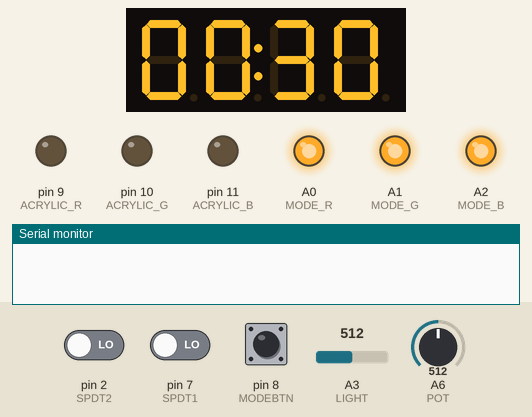
This sketch was run on a simulated Arduino Nano, built with avr-gcc and run on an emulated ATmega328P. On the bench: 4-digit seven-segment display, output pins drawn as LEDs (lit = HIGH), the last lines printed to the serial monitor. Inputs (shaded band) come from the test bench; at power-on: pin 8 (MODEBTN) LOW, A6 (POT) = 512, pin 2 (SPDT2) LOW, pin 7 (SPDT1) LOW, A3 (LIGHT) = 512.

Above: at 1.2 s.
1.3 s: pin 8 (MODEBTN) pulled HIGH for 0.15 s
At 1.9 s:
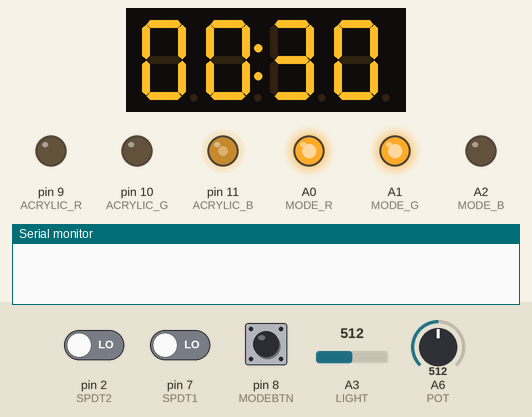
2.9 s: A6 (POT) set to 716
At 4.1 s:
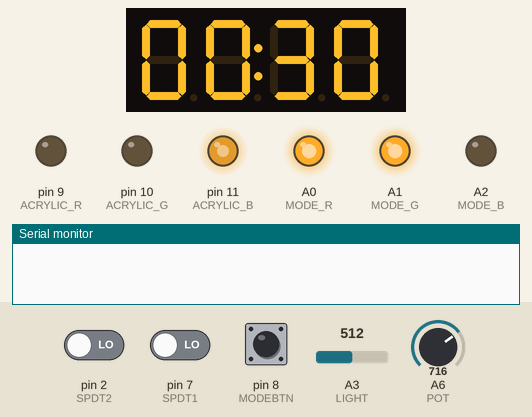
4.4 s: pin 2 (SPDT2) driven HIGH
At 5.1 s:
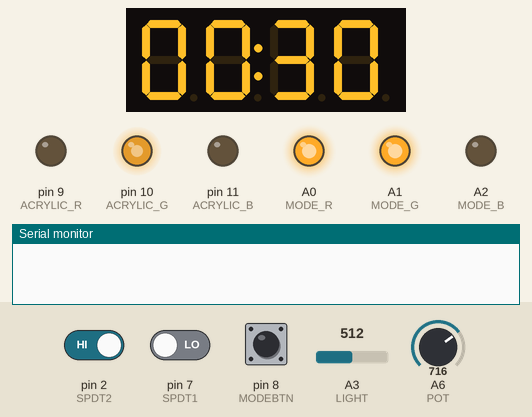
5.9 s: pin 7 (SPDT1) driven HIGH
At 6.8 s:
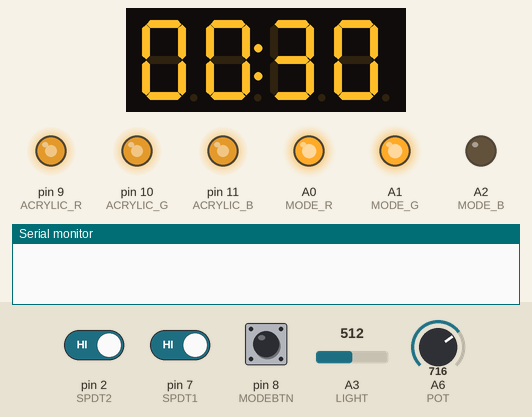
7.4 s: pin 8 (MODEBTN) pulled HIGH for 1 s
At 7.59 s:
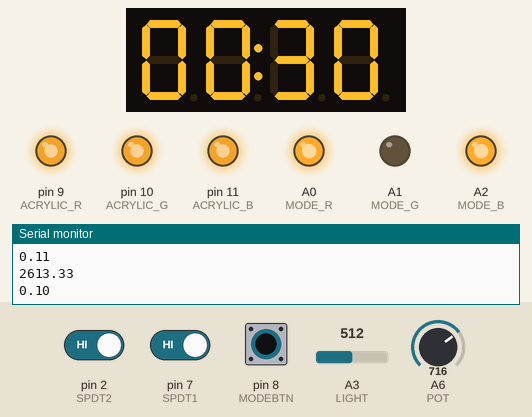
9.0 s: A6 (POT) set to 900
Timing chart, 0 to 15.6 s (numbered marks = the images above; inputs shaded):
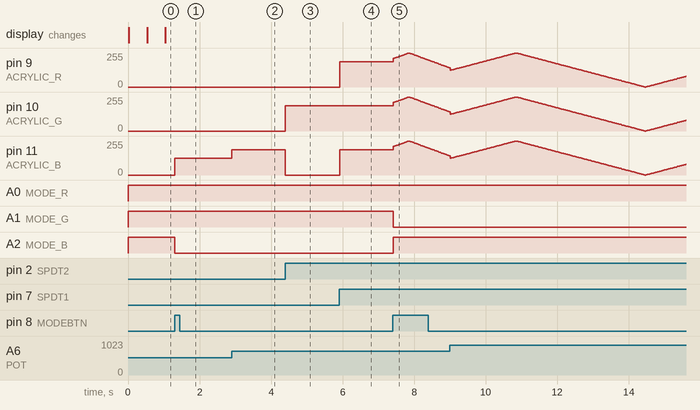

The sketch:

RGB_Mode_Night_Light.ino
```cpp
#include <TM1637Display.h>

#define CLK 3
#define DIO 4

#define SPDT1 7
#define SPDT2 2
#define MODEBTN 8

#define LIGHT A3
#define POT A6

#define ACRYLIC_R 9
#define ACRYLIC_G 10
#define ACRYLIC_B 11

#define MODE_R A0
#define MODE_G A1
#define MODE_B A2

// const int RED[] = {255,0,0};
// const int GREEN[] = {0,255,0};
// const int BLUE[] = {0,0,255};
// const int MAGENTA[] = {127,0,127};
// const int YELLOW[] = {127,127,0};
// const int CYAN[] = {0,127,127};
// const int WHITE[] = {255,255,255};
// const int OFF[] = {0,0,0};

TM1637Display display = TM1637Display(CLK, DIO);
double interval = 10000.0; // ms
bool prevBtn = 0;
int mode = 0;
int hours_offset = 0;
int minutes_offset = 0;

int pwmC(int val, int mul) {
  int res = (val*mul)-1;
  if (res <= 0) {res = 0;}
  return res;
}

double mapExponential(double x, double in_min, double in_max, double out_min, double out_max) {
  double expValue = (double)(x - in_min) / (in_max - in_min);
  double mappedValue = pow(expValue, 2);
  return out_min + (mappedValue * (out_max - out_min));
}

double cycleStepGenerator(signed long ms, double interval) {
  int numerator = int(ms % long(interval));
  return numerator/interval;
}
double biDirectionalStepGenerator(signed long ms, double interval) {
  int numerator = int(ms % long(interval*2));
  return abs((numerator-interval)/interval);
}

void lerp(float color1[],float color2[],float value,float result[]){
  result[0] = color1[0] + (color2[0] - color1[0]) * value;
  result[1] = color1[1] + (color2[1] - color1[1]) * value;
  result[2] = color1[2] + (color2[2] - color1[2]) * value;
}

// void linearGradient(float stops[][3],float value,float result[]) {
//     float stopLength = 1 / (sizeof(stops) - 1);
//     float valueRatio = value / stopLength;
//     int stopIndex = floor(valueRatio);
//     if (stopIndex == (sizeof(stops) - 1)) {
//         return stops[sizeof(stops) - 1];
//     }
//     float stopFraction = valueRatio-int(valueRatio);
//     lerp(stops[stopIndex], stops[stopIndex + 1], stopFraction,result);
// }

void modeColour(int curr_mode) {
  switch (curr_mode) {
    case (0):
      digitalWrite(MODE_R,HIGH);
      digitalWrite(MODE_G,HIGH);
      digitalWrite(MODE_B,HIGH);
      break;
    case (1):
      digitalWrite(MODE_R,HIGH);
      digitalWrite(MODE_G,HIGH);
      digitalWrite(MODE_B,LOW);
      break;
    case (2):
      digitalWrite(MODE_R,HIGH);
      digitalWrite(MODE_G,LOW);
      digitalWrite(MODE_B,HIGH);
      break;
  }
}

void setup() {
  // put your setup code here, to run once:
  Serial.begin(9600);
  display.setBrightness(5);

  pinMode(SPDT1,INPUT);
  pinMode(SPDT2,INPUT);
  pinMode(MODEBTN,INPUT);

  pinMode(LIGHT,INPUT);
  pinMode(POT,INPUT);

  pinMode(ACRYLIC_R,OUTPUT);
  pinMode(ACRYLIC_G,OUTPUT);
  pinMode(ACRYLIC_B,OUTPUT);

  pinMode(MODE_R,OUTPUT);
  pinMode(MODE_G,OUTPUT);
  pinMode(MODE_B,OUTPUT);
}

void loop() {
  signed long milliseconds = (millis() % long(86400000))+(3600000*hours_offset)+(60000*minutes_offset);
  signed long math_only_ms = millis();
  int hours = milliseconds / 3600000;
  int minutes = (milliseconds % 3600000) / 60000;

  bool currbtn = digitalRead(MODEBTN);
  if (currbtn && !prevBtn) {
    mode++;
    if (mode >= 3) {mode = 0;}
  }

  int pot = analogRead(POT); int intensity;
  // Serial.println(pot);
  if (mode != 0) {
    intensity = map(pot, 0, 1023, 0, 9);
    if (intensity >= 9) {intensity = 8;};
  }

  int light =  analogRead(LIGHT);

  bool spdt1 = digitalRead(SPDT1);
  bool spdt2 = digitalRead(SPDT2);

  // Serial.println(light);
  modeColour(mode);
  switch (mode) {
    case (0):
      analogWrite(ACRYLIC_R,0);
      analogWrite(ACRYLIC_G,0);
      analogWrite(ACRYLIC_B,0);
      if (spdt1 && spdt2) {
        intensity = map(pot, 0, 1023, 0, 24);
        if (intensity >= 24) {intensity = 23;};
        hours_offset = intensity;
      } else if (!spdt1 && !spdt2) {
        intensity = map(pot, 0, 1023, 0, 60);
        if (intensity >= 60) {intensity = 59;};
        minutes_offset = intensity;
      }
      break;
    case (1): // Pure Colours
      if (spdt1) {
        if (spdt2) {
          analogWrite(ACRYLIC_R,pwmC(32,intensity));
          analogWrite(ACRYLIC_G,pwmC(32,intensity));
          analogWrite(ACRYLIC_B,pwmC(32,intensity));
        } else {
          analogWrite(ACRYLIC_R,pwmC(32,intensity));
          analogWrite(ACRYLIC_G,0);
          analogWrite(ACRYLIC_B,0);
        }
      } else {
        if (spdt2) {
          analogWrite(ACRYLIC_R,0);
          analogWrite(ACRYLIC_G,pwmC(32,intensity));
          analogWrite(ACRYLIC_B,0);
        } else {
          analogWrite(ACRYLIC_R,0);
          analogWrite(ACRYLIC_G,0);
          analogWrite(ACRYLIC_B,pwmC(32,intensity));
        }
      }
      break;
    case (2):
      interval = double(mapExponential(int(pot/64), 0, 15, 100, 400)*10);
      Serial.println(interval);
      float color2[3]; // Declare color array here
      float startColor2[3] = {0};
      float endColor2[3] = {0};
      float step2 = biDirectionalStepGenerator(math_only_ms,interval);
      Serial.println(step2);
      if (spdt1) {
        if (spdt2) {
          startColor2[0] = 1.0;startColor2[1] = 1.0;startColor2[2] = 1.0;
          endColor2[0] = 0;endColor2[1] = 0;endColor2[2] = 0;
        } else {
          startColor2[0] = 1.0;startColor2[1] = 0;startColor2[2] = 0;
          endColor2[0] = 0;endColor2[1] = 1.0;endColor2[2] = 0;
        }
      } else {
        if (spdt2) {
          startColor2[0] = 0;startColor2[1] = 1.0;startColor2[2] = 0;
          endColor2[0] = 0;endColor2[1] = 0;endColor2[2] = 1.0;
        } else {
          startColor2[0] = 1.0;startColor2[1] = 0;startColor2[2] = 0;
          endColor2[0] = 0;endColor2[1] = 0;endColor2[2] = 1.0;
        }
      }
      lerp(startColor2, endColor2, step2, color2);
      analogWrite(ACRYLIC_R, color2[0] * 256);
      analogWrite(ACRYLIC_G, color2[1] * 256);
      analogWrite(ACRYLIC_B, color2[2] * 256);
      break;
    // case (3):
    //   interval = double(mapExponential(int(pot/64), 0, 15, 10, 300)*100);
    //   Serial.println(interval);
    //   float color3[3]; // Declare color array here
    //   float startColor3[3] = {0};
    //   float endColor3[3] = {0};
    //   float step3 = biDirectionalStepGenerator(math_only_ms,interval);
  }
  uint8_t dots;
  if ((millis()%1000) >= 500) {dots = 0;} else {dots = 0b01000000;}
  if ((mode == 0) && (spdt1 == spdt2)) {
    display.showNumberDecEx((hours*100)+minutes, dots, true, 4, 0);
  } else {
    display.showNumberDecEx((hours*100)+minutes, 0b01000000, true, 4, 0);
  }
  prevBtn = currbtn;
}
```

Measured:
- after the input at 1.3 s, pin 11 (ACRYLIC_B): 0/255 → 127/255 at once; A2 (MODE_B): HIGH → LOW at once
- after the input at 2.9 s, pin 11 (ACRYLIC_B): 127/255 → 191/255 at once
- after the input at 4.4 s, pin 10 (ACRYLIC_G): 0/255 → 191/255 at once; pin 11 (ACRYLIC_B): 191/255 → 0/255 at once
- after the input at 5.9 s, pin 9 (ACRYLIC_R), pin 11 (ACRYLIC_B): 0/255 → 191/255 at once
- after the input at 7.4 s, pin 9 (ACRYLIC_R), pin 10 (ACRYLIC_G), pin 11 (ACRYLIC_B): rises from 191/255 to 255/255 in 0.43 s, then falls to 143/255 in 1.1 s; A1 (MODE_G): HIGH → LOW at once; A2 (MODE_B): LOW → HIGH at once
